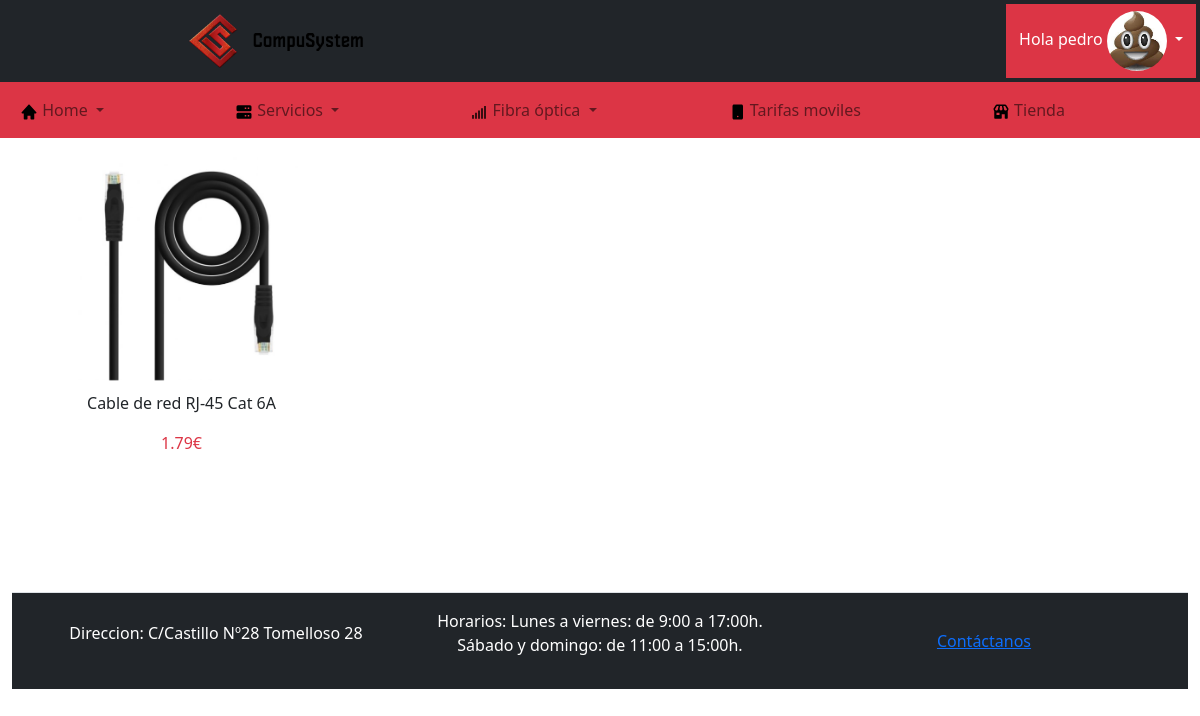
Page /CompuSystem/index.php?action=ver_favoritos (signed in) on the committed database.
### tables this page shows
CREATE TABLE `favoritos` (
  `idFavorito` int(11) NOT NULL,
  `idProducto` int(11) NOT NULL,
  `idUsuario` int(11) NOT NULL
);

CREATE TABLE `fotos` (
  `idFoto` int(11) NOT NULL,
  `nombre` varchar(250) NOT NULL,
  `idProducto` int(11) NOT NULL,
  `principal` tinyint(1) NOT NULL
);

CREATE TABLE `productos` (
  `idProducto` int(11) NOT NULL,
  `nombre` varchar(100) NOT NULL,
  `descripcion` varchar(4000) NOT NULL,
  `precio` float NOT NULL,
  `idCategoria` int(11) NOT NULL
);

### CompuSystem/app/controladores/ProductosController.php (called while the page is built, shortened)
<?php
class ProductosController {
    function verFavoritos() {
        $conn = ConexionBD::conectar();
        $favoritosDAO = new FavoritoDAO($conn);
        $productosDAO = new ProductoDAO($conn);
        $fotosDAO = new FotoDAO($conn);
        $favoritos = $favoritosDAO->obtenerFavoritosUsuario($_SESSION['idUsuario']);
        require 'app/vistas/favoritos.php';
    }
}

### CompuSystem/app/modelos/FavoritoDAO.php (called while the page is built, shortened)
<?php
class FavoritoDAO {
    private $conn;
    public function __construct($connEntra)
    {
        $this->conn = $connEntra;
    }
    public function obtenerFavoritosUsuario() {
        try {
            $sql = "SELECT * FROM favoritos WHERE idUsuario = ?";
            if(!$stmt = $this->conn->prepare($sql)) {
                throw new Exception("Error al preparar la sentencia: " . $this->conn->error);
            }
            $stmt->bind_param('i', $_SESSION['idUsuario']);
            $stmt->execute();
            $result = $stmt->get_result();
            $favoritos = array();
            while($favorito = $result->fetch_object('Favorito')) {
                $favoritos[] = $favorito;
            }
            return $favoritos;
        } catch(Exception $e) {
            die("Ha ocurrido un error al generar el favorito: " . $e->getMessage());
        }
    }
}

### CompuSystem/app/modelos/Favorito.php (called while the page is built, shortened)
<?php
class Favorito {
    private $idProducto;
    public function getIdProducto()
    {
        return $this->idProducto;
    }
}

### CompuSystem/app/modelos/ProductoDAO.php (called while the page is built, shortened)
<?php
class ProductoDAO {
    private $conn;
    public function __construct($connEntra)
    {
        $this->conn = $connEntra;
    }
    public function obtenerPorId(int $id) {
        $sql = "SELECT * FROM productos WHERE idProducto = ?";
        if(!$stmt = $this->conn->prepare($sql)) {
            die("Error al preparar la sentencia: " . $this->conn->error);
        }
        $stmt->bind_param('i', $id);
        $stmt->execute();
        $result = $stmt->get_result();
        return $result->fetch_object('Producto');
    }
}

### CompuSystem/app/modelos/Producto.php (called while the page is built, shortened)
<?php
class Producto {
    private $idProducto;
    private $nombre;
    private $precio;
    public function getIdProducto()
    {
        return $this->idProducto;
    }
    public function getNombre()
    {
        return $this->nombre;
    }
    public function getPrecio()
    {
        return $this->precio;
    }
}

### CompuSystem/app/modelos/FotoDAO.php (called while the page is built, shortened)
<?php
class FotoDAO {
    private $conn;
    public function __construct($connEntra)
    {
        $this->conn = $connEntra;
    }
    public function obtenerPrincipalProducto(int $idProducto) {
        try {
            $sql = "SELECT * FROM fotos WHERE idProducto = ? AND principal = 1";
            if(!$stmt = $this->conn->prepare($sql)) {
                throw new Exception("Error al preparar la sentencia: " . $this->conn->error);
            }
            $stmt->bind_param('i', $idProducto);
            $stmt->execute();
            $result = $stmt->get_result();
            return $result->fetch_object('Foto');
        } catch(Excepcion $e) {
            die("Ha ocurrido un error al obtener la foto principal del producto " . $e->getMessage());
        }
    }
}

### CompuSystem/app/modelos/Foto.php (called while the page is built, shortened)
<?php
class Foto {
    private $nombre;
    public function getNombre()
    {
        return $this->nombre;
    }
}

### CompuSystem/app/vistas/favoritos.php (the view, shortened to what this page needs)
<div class="container-fluid">
<?php
if($favoritos != null) {
    $contadorFavoritos = 0;
    foreach($favoritos as $favorito) {
        $producto = $productosDAO->obtenerPorId($favorito->getIdProducto());
        $fotoPrincipal = $fotosDAO->obtenerPrincipalProducto($favorito->getIdProducto());
        if($contadorFavoritos == 0) {
         ?>
         <div class="row">
            <div class="col-sm-6 col-md-3 text-center">
                <a href="index.php?action=ver_producto&id=<?= $producto->getIdProducto() ?>" style="text-decoration: none; color: inherit">
                <img src="web/imagenes/imagenes-productos/<?= $fotoPrincipal->getNombre() ?>" class="img-fluid">
                <p><?= $producto->getNombre() ?></p>
                <p class="text-danger"><?= $producto->getPrecio() ?>€</p>
                </a>
            </div>
         <?php
         $contadorFavoritos = 1;
        }
        ?>
        <?php
    }
    if($contadorFavoritos > 0) {
        ?>
        </div>
        <?php
    }
} else {
?>
</div>
<h1>Actualmente no tienes ningun favorito añadido a tu lista, visite nuestra <a href="index.php?action=inicio_tienda">tienda</a> para poder añadir tus productos favoritos</h1>
<?php
}
?>
<?php
$vista = ob_get_clean();
require 'app/vistas/plantilla.php';
?>

### CompuSystem/index.php (shortened to what this page needs)
<?php
require 'app/controladores/UsuariosController.php';
require 'app/modelos/CategoriaDAO.php';
require 'app/modelos/Producto.php';
require 'app/modelos/ProductoDAO.php';
require 'app/controladores/ProductosController.php';
require 'app/modelos/Foto.php';
require 'app/modelos/FotoDAO.php';
require 'app/modelos/LineaPedidoDAO.php';
require 'app/modelos/Favorito.php';
require 'app/modelos/FavoritoDAO.php';
$map = array(
    "inicio" => array("controller" => "UsuariosController", "method" => "inicio", "publica" => true),
    "login" => array("controller" => "UsuariosController", "method" => "login", "publica" => true),
    "registrar" => array("controller" => "UsuariosController", "method" => "registrar", "publica" => true),
    "ver_enlace" => array("controller" => "UsuariosController", "method" => "ver_enlace", "publica" => true),
    "logout" => array("controller" => "UsuariosController", "method" => "logout", "publica" => false),
    "ver_perfil" => array("controller" => "UsuariosController", "method" => "verPerfil", "publica" => false),
    "cambiar_password" => array("controller" => "UsuariosController", "method" => "cambiarPassword", "publica" => false),
    "cambiar_foto" => array("controller" => "UsuariosController", "method" => "cambiarFotoPerfil", "publica" => false),
    "inicio_tienda" => array("controller" => "ProductosController", "method" => "inicioTienda", "publica" => true),
    "insertar_producto" => array("controller" => "ProductosController", "method" => "insertar_producto", "publica" => false),
    "ver_producto" => array("controller" => "ProductosController", "method" => "verProducto", "publica" => true),
    "modificar_producto" => array("controller" => "ProductosController", "method" => "modificarProducto", "publica" => false),
    "ver_carrito" => array("controller" => "ProductosController", "method" => "verCarrito", "publica" => false),
    "insertar_producto_carrito" => array("controller" => "ProductosController", "method" => "insertarProductoCarrito", "publica" => false),
    "tramitar_pedido" => array("controller" => "ProductosController", "method" => "crearPedidoUsuario", "publica" => false),
    "eliminar_producto_carrito" => array("controller" => "ProductosController", "method" => "eliminar_producto_carrito", "publica" => false),
    "ver_favoritos" => array("controller" => "ProductosController", "method" => "verFavoritos", "publica" => false),
    "anadir_favorito" => array("controller" => "ProductosController", "method" => "anadirFavorito", "publica" => false),
    "borrar_favorito" => array("controller" => "ProductosController", "method" => "quitarFavorito", "publica" => false),
    "ver_pedidos" => array("controller" => "ProductosController", "method" => "verPedidos", "publica" => false),
    "ver_detalles_pedido" => array("controller" => "ProductosController", "method" => "verDetallesPedido", "publica" => false)
);
if(!isset($_GET['action'])) {
    $action = 'inicio';
} else {
    if(!isset($map[$_GET['action']])) {
        header('Statis: 404 not found');
        print "La acción indicada no existe";
        die();
    } else {
        $action = filter_var($_GET['action'], FILTER_SANITIZE_STRING);
    }
}
$controller = $map[$action]['controller'];
$method = $map[$action]['method'];
if(method_exists($controller, $method)) {
    $obj_controller = new $controller();
    $obj_controller->$method();
} else {
    header('Status: 404 not found');
    echo "El método $method del controlador $controller no existe";
}

### CompuSystem/app/vistas/plantilla.php (shortened to what this page needs)
<!DOCTYPE html>
<html lang="es">
<head>
  <link href="https://cdn.jsdelivr.net/npm/bootstrap@5.0.2/dist/css/bootstrap.min.css" rel="stylesheet"
>
  <link rel="stylesheet" href="https://cdnjs.cloudflare.com/ajax/libs/font-awesome/5.15.3/css/all.min.css" />
  <link rel="stylesheet" href="web/css/style.css">
  <link href="https://cdn.quilljs.com/1.3.6/quill.snow.css" rel="stylesheet">
</head>
<body>
  <div class="container-fluid" id="contenedor-padre">
    <div class="fixed-top">
      <header class="p-1 bg-dark text-white d-flex justify-content-between align-items-center">
        <div class="text-end" id="divLogoCompuSystem">
          <a href="index.php">
            <img src="web/imagenes/logo_compusystem.png" alt="" id="logoCompuSystem">
          </a>
        </div>
        <?php
        if(isset($_SESSION['usuario'])) {
        ?>
        <div class="dropdown bg-danger">
          <a class="btn btn-danger dropdown-toggle" href="#" role="button" id="dropdownMenuLink" data-bs-toggle="dropdown" aria-expanded="false">
            Hola <?= $_SESSION['usuario'] ?>
            <img src="web/imagenes/imagenes-usuario/<?=$_SESSION['fotoUsuario']?>" class="rounded-circle" style="width:5vw">
          </a>
        </div>
        <?php
        }
        ?>
      </header>
      <nav class="navbar navbar-expand-lg navbar-light bg-danger" id="navMenu">
        <div class="container-fluid">
          <div class="collapse navbar-collapse" id="navbarNavDropdown">
            <ul class="navbar-nav flex-fill justify-content-between">
            <li class="nav-item dropdown flex-fill">
                <a class="nav-link dropdown-toggle" href="#" id="navbarDropdownMenuLink" role="button"
                  data-bs-toggle="dropdown" aria-expanded="false">
                  <img src="web/imagenes/svg/home.svg" class="list_img">
                  Home
                </a>
              </li>
              <li class="nav-item dropdown flex-fill">
                <a class="nav-link dropdown-toggle" href="#" id="navbarDropdownMenuLink" role="button"
                  data-bs-toggle="dropdown" aria-expanded="false">
                  <img src="web/imagenes/svg/servicios.svg" alt="" class="list_img">
                  Servicios
                </a>
              </li>
              <li class="nav-item dropdown flex-fill">
                <a class="nav-link dropdown-toggle" href="#" id="navbarDropdownMenuLink" role="button"
                  data-bs-toggle="dropdown" aria-expanded="false">
                  <img src="web/imagenes/svg/fibraOptica.svg" alt="" class="list_img">
                  Fibra óptica
                </a>
              </li>
              <li class="nav-item flex-fill">
                <a class="nav-link" href="index.php?action=ver_enlace&enlace=paginas/tarifasmoviles.php">
                <img src="web/imagenes/svg/movil.svg" class="list_img">
                  Tarifas moviles
                </a>
              </li>
              <li class="nav-item flex-fill">
                <a class="nav-link" href="index.php?action=inicio_tienda">
                <img src="web/imagenes/svg/tienda.svg" class="list_img">
                  Tienda
                </a>
              </li>
            </ul>
          </div>
        </div>
      </nav>
    </div>
    <main id="main-section">
      <section class="container">
        <?php
        print $vista
        ?>
      </section>
    </main>
    <footer class="container-fluid d-flex flex-wrap justify-content-between text-center py-3 my-4 border-top bg-dark text-white">
      <div class="col-md-4 d-flex align-items-center flex-fill justify-content-center">
        <p>Direccion: C/Castillo Nº28 Tomelloso 28</p>
      </div>
      <div class="col-md-4 d-flex align-items-center flex-fill justify-content-center">
        <p>Horarios: Lunes a viernes: de 9:00 a 17:00h. Sábado y domingo: de 11:00 a 15:00h.</p>
      </div>
      <div class="col-md-4 d-flex align-items-center flex-fill justify-content-center">
        <a href="index.php?action=ver_enlace&enlace=paginas/contacto.php">Contáctanos</a>
      </div>
    </footer>
  </div>
</body>
</html>

### CompuSystem/web/css/style.css (style rules this page uses)
#contenedor-padre { margin: 0; }
#divLogoCompuSystem { margin-left: 15vw; }
#logoCompuSystem { max-width: 15vw; }
.list_img { width:1.5vw; }

### rows in the picture
favoritos: fotos.nombre (picture), idProducto.nombre "Cable de red RJ-45 Cat 6A", idProducto.precio "1.79"

### other values in the picture
$_SESSION['usuario'] "pedro"
